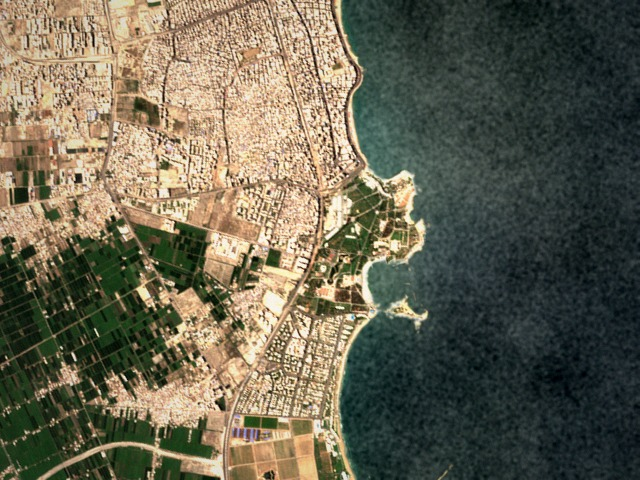
#> input picture corniche/frames/0000.jpg, 640 x 480 px; its folder holds only this picture in this run
$ python bonus_camera.py ../corniche/frames/0000.jpg   (older library calls are emulated)
#> lines starting #> are read from the running program, lines starting #| are printed output that depends on the picture; after the words box and inside, x2 and y2 are one past the last pixel; in counts of white or black regions, pixels touching at a corner belong together
### code/utils.py
"""Helpers used by every part. Already written: use them as they are.

Conventions used in every file:
    points       (N, 2) float arrays of (x, y) pixel coordinates.
    transforms   (3, 3) float arrays acting on homogeneous pixels, normalized so that T[2, 2] = 1.
    F            a list with one (keypoints, descriptors) pair per frame, as returned by features().
"""
import os, glob
import numpy as np, cv2


def load_frames(flight_dir, color=False):
    """Load every frame of a flight, in flight order.

    Args:
        flight_dir: path to a flight folder, the one that contains frames/.
        color: True for BGR color images, False for grayscale.

    Returns:
        A list of uint8 images, (H, W) in grayscale or (H, W, 3) in color.
    """
#> called with flight_dir = '../corniche/frames/0000.jpg', color = False
    files = sorted(glob.glob(os.path.join(flight_dir, 'frames', '*.jpg')) +
                   glob.glob(os.path.join(flight_dir, 'frames', '*.png')))
    return [cv2.imread(f, cv2.IMREAD_COLOR if color else cv2.IMREAD_GRAYSCALE) for f in files]


def apply(T, p):
    """Apply a transform to points.

    Args:
        T: (3, 3) transform.
        p: (N, 2) points.

    Returns:
        (N, 2) transformed points.
    """
    ph = np.c_[p, np.ones(len(p))] @ T.T
    return ph[:, :2] / ph[:, 2:]


# ------------------------------------------------------------------ for the part scripts
HERE = os.path.dirname(os.path.abspath(__file__))
DATA = os.path.normpath(os.path.join(HERE, '..'))       # the flights sit next to this code folder


def flight(name):
    """Path of a flight folder.

    Args:
        name: 'corniche', 'loop', 'lost_at_sea' or 'vpair'.

    Returns:
        The path of that flight's folder, next to the code folder.
    """
    return os.path.join(DATA, name)


def results_dir(part):
    """The folder a part script writes its figures and tables to, created if needed.

    Args:
        part: 'part1', 'part2', 'part3' or 'part4'.

    Returns:
        The path of results/<part>/, next to the code folder.
    """
    d = os.path.join(DATA, 'results', part)
    os.makedirs(d, exist_ok=True)
    return d


# [18 lines left out: function table, not called in this run]


def run(main):
    """Run a part script, and stop with a message naming the TODO if it reaches one you have not filled in.

    Args:
        main: the script's main() function.
    """
    import sys
    try:
        main()
#> in main, `imgs = utils.load_frames(path)`: imgs = 1 item
    except NotImplementedError as e:
        print(f'\nStopped: {e}.')
        print('Fill in that TODO (python check.py tells you when it works), then run this script again.')
        sys.exit(1)

### code/features.py
"""Part 1: Harris corners (Q1.1), patch descriptors and matching (Q1.2).

You fill in the blocks marked TODO. Everything else already runs.
Check your work with:  python check.py 1.1   and   python check.py 1.2
"""
import numpy as np, cv2


# ===================================================================== Q1.1 Harris corners
def harris_response(img, sd=1.0, si=2.0, k=0.05):
    """Harris corner response of every pixel.

    Args:
        img: (H, W) image.
        sd: sigma of the derivative-of-Gaussian filters.
        si: sigma of the Gaussian window that sums Ix^2, Iy^2 and IxIy.
        k: the Harris constant, between 0.04 and 0.06.

    Returns:
        (H, W) float32 array R = det(M) - k * trace(M)^2.
    """
#> called with sd = 1, si = 2, k = 0.05
    img = img.astype(np.float32)
    # ---------------------------------------------------------------- TODO 1.1a ----
    # 1. Ix, Iy: blur with a Gaussian of sigma sd, then differentiate (cv2.GaussianBlur, cv2.Sobel).
    # 2. The entries of M: Ix*Ix, Iy*Iy and Ix*Iy, each blurred with a Gaussian of sigma si.
    # 3. R = det(M) - k * trace(M)^2, for every pixel at once.
    b = cv2.GaussianBlur(img, (0, 0), sd)
    Ix = cv2.Sobel(b, cv2.CV_32F, 1, 0, ksize=3)
    Iy = cv2.Sobel(b, cv2.CV_32F, 0, 1, ksize=3)
    Ixx, Iyy, Ixy = (Ix * Ix).astype(np.float64), (Iy * Iy).astype(np.float64), (Ix * Iy).astype(np.float64)
    Sxx = cv2.GaussianBlur(Ixx, (0, 0), si)
    Syy = cv2.GaussianBlur(Iyy, (0, 0), si)
    Sxy = cv2.GaussianBlur(Ixy, (0, 0), si)
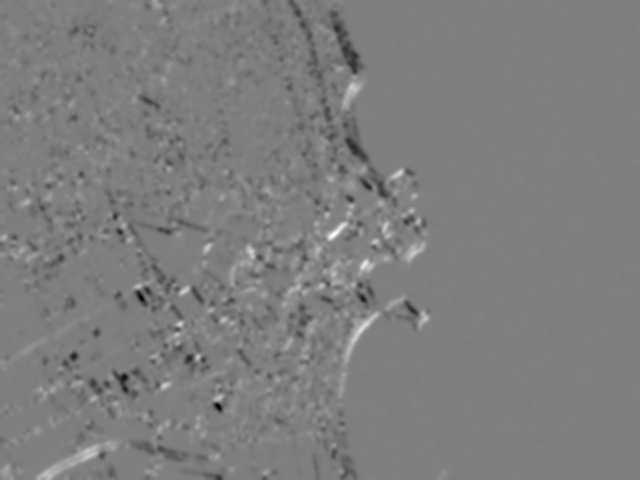
#> Sxy: shape (480, 640) float64; min -43795.3, max 44027, mean -307.9; drawn with min black and max white
    det = Sxx * Syy - Sxy ** 2
    tr = Sxx + Syy
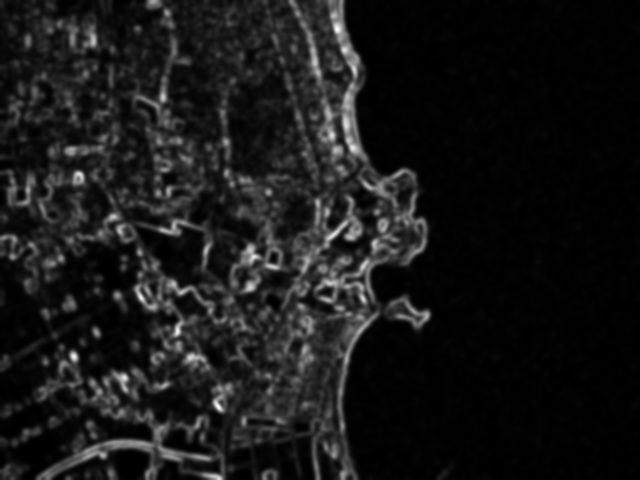
#> tr: shape (480, 640) float64; min 22.81, max 102426.3, mean 9883.9; drawn with min black and max white
    return (det - k * tr ** 2).astype(np.float32)
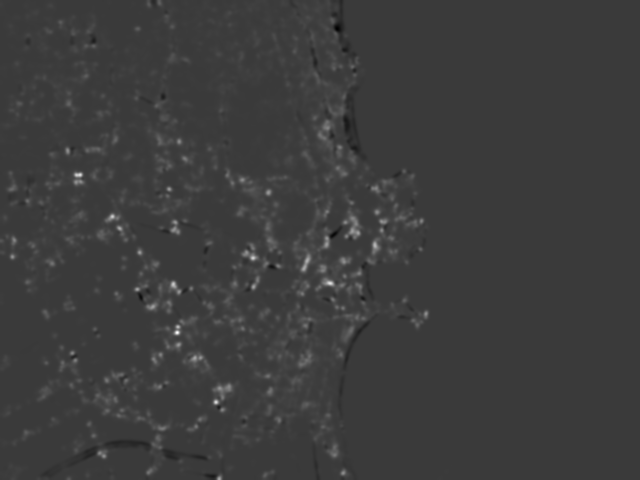
#> returned value: shape (480, 640) float32; min -447969280, max 1.51e+09, mean 21416418; drawn with min black and max white
    # ---------------------------------------------------------------- end TODO -----


def detect(img, total=1000, grid=(6, 8), rel_thresh=1e-3):
    """Harris corners spread over the whole frame.

    Args:
        img: (H, W) image.
        total: about how many corners to keep.
        grid: (rows, columns) of the grid the corners are spread over.
        rel_thresh: keep only maxima with R above rel_thresh * max(R).

    Returns:
        (N, 2) corner positions (x, y).
    """
    R = harris_response(img)
    # ---------------------------------------------------------------- TODO 1.1b ----
    # Find the candidate corners: pixels whose R is the largest in their 3 x 3 neighborhood (cv2.dilate helps)
    # and above rel_thresh * R.max(). Set xs, ys (their columns and rows) and scores (their R).
    dil = cv2.dilate(R, np.ones((3, 3), np.uint8))               # max of R over each 3 x 3 neighborhood
    mask = (R >= dil) & (R > rel_thresh * R.max())
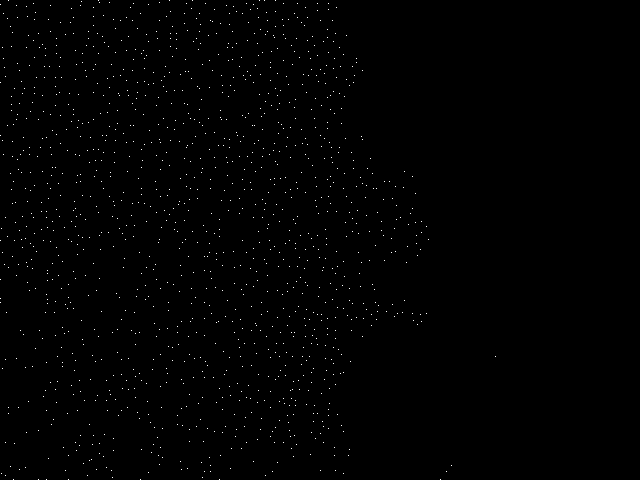
#> mask: shape (480, 640) bool; 0.46% white in thin lines or dots, all inside (x1, y1, x2, y2) = (0, 0, 496, 480)
    ys, xs = np.nonzero(mask)
#> ys = 1424 values from 0 to 479; xs = 1424 values, max 495 at index 1141, min 0 at index 20, mean 197.7
    scores = R[ys, xs]
#> scores = 1424 values, max 1.51e+09 at index 1080, min 1514967.2 at index 930, mean 133592168
    # ---------------------------------------------------------------- end TODO -----
    return spread_corners(xs, ys, scores, img.shape[:2], total, grid)


def spread_corners(xs, ys, scores, shape, total=1000, grid=(6, 8)):
    """Keep the strongest corners of each grid cell, so the corners cover the whole frame.

    Args:
        xs: (M,) x of the candidate corners.
        ys: (M,) y of the candidate corners.
        scores: (M,) their Harris response R.
        shape: (height, width) of the frame.
        total: about how many corners to keep in all.
        grid: (rows, columns) of the grid.

    Returns:
        (N, 2) corner positions (x, y), N <= total.
    """
#> called with xs = array of shape (1424,), ys = array of shape (1424,), scores = array of shape (1424,), shape = (480, 640), total = 1000, grid = (6, 8)
    xs, ys, scores = np.asarray(xs), np.asarray(ys), np.asarray(scores)
#> ys = 1424 values from 0 to 479
    H, W = shape
    gy, gx = grid
    cell = np.minimum(ys * gy // H, gy - 1).astype(int) * gx + np.minimum(xs * gx // W, gx - 1).astype(int)
#> cell = 1424 values, max 45 at index 1392, min 0 at index 0, mean 20.17
    per_cell = max(1, total // (gy * gx))
    keep = []
    for c in np.unique(cell):
        sel = np.where(cell == c)[0]
        keep += list(sel[np.argsort(-scores[sel])][:per_cell])
#> this loop made 35 passes
#> c on passes 6 to 13: 8, 9, 10, 11, 12, 16, 17, 18
#> after the loop, keep = 629 values, max 1423 at index 627, min 10 at index 20, mean 774.3
    return np.c_[xs[keep], ys[keep]].astype(float).reshape(-1, 2)


# ===================================================================== Q1.2 descriptors and matching
def describe(img, kps, oriented=True, sigma_ori=4.5, spacing=5, n=8):
    """Patch descriptors around corners: an n x n grid of samples, `spacing` pixels apart (a 40 x 40 window),
    normalized to zero mean and unit standard deviation. With oriented=True the grid is turned to the direction
    of the smoothed gradient at the corner, as in the oriented patches of MOPS (here at a single scale).

    Args:
        img: (H, W) image.
        kps: (N, 2) corner positions from detect().
        oriented: turn each grid to the gradient direction at its corner.
        sigma_ori: sigma of the Gaussian that smooths the gradients used for that direction.
        spacing: pixels between samples.
        n: samples per side.

    Returns:
        keypoints: (M, 2) the corners kept, M <= N (corners whose window leaves the image are dropped).
        descriptors: (M, n * n) float32, in the same order as keypoints.
    """
#> called with kps = array of shape (629, 2), oriented = True, sigma_ori = 4.5, spacing = 5, n = 8
    b = cv2.GaussianBlur(img.astype(np.float32), (0, 0), 2.0)                 # the image the patches sample
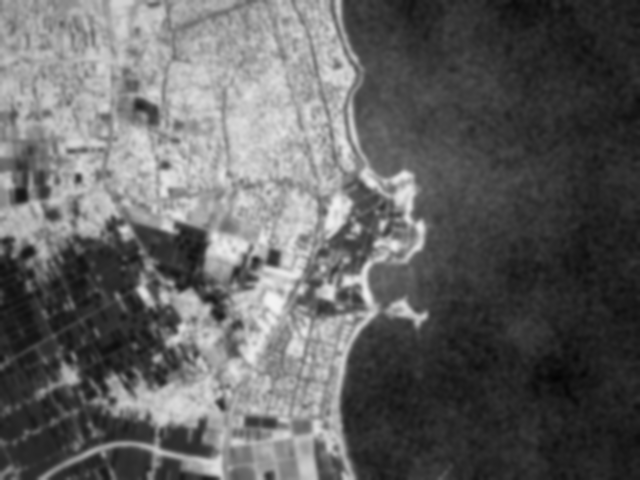
#> b: shape (480, 640) float32; min 4.69, max 242.9, mean 98.7
    gx = cv2.GaussianBlur(cv2.Sobel(b, cv2.CV_32F, 1, 0), (0, 0), sigma_ori)  # smoothed gradients, which give
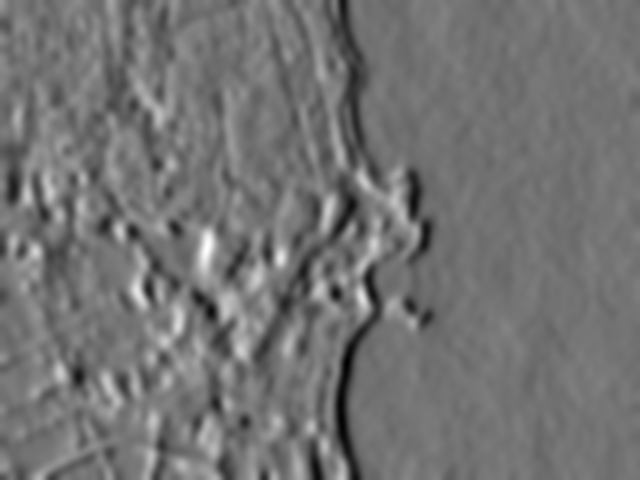
#> gx: shape (480, 640) float32; min -87.35, max 103.6, mean -0.9; drawn with min black and max white
    gy = cv2.GaussianBlur(cv2.Sobel(b, cv2.CV_32F, 0, 1), (0, 0), sigma_ori)  # each corner its direction
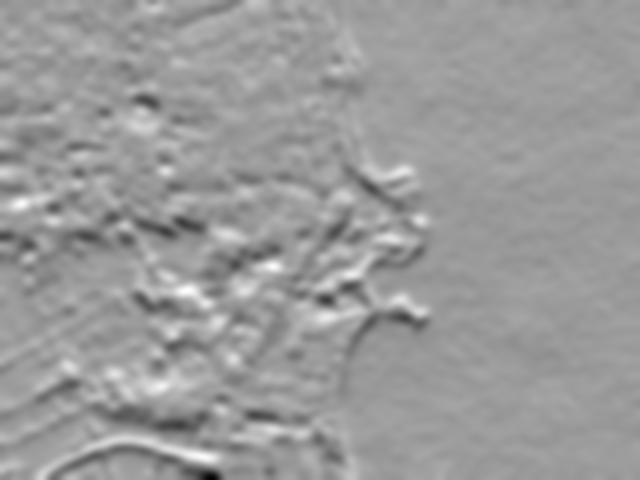
#> gy: shape (480, 640) float32; min -139.3, max 89.11, mean -0.6; drawn with min black and max white
    u = (np.arange(n) - (n - 1) / 2) * spacing
    U, V = np.meshgrid(u, u)               # the sample offsets of an upright grid centered on (0, 0)
    h, w = b.shape
    r = spacing * n / 2 * 1.42             # half-diagonal of the window: keep corners at least this far in
    keep, desc = [], []
    for x, y in kps:
        if x < r or y < r or x >= w - r or y >= h - r:
            continue
        # ------------------------------------------------------------ TODO 1.2a ----
        # theta: the angle of the smoothed gradient (gx, gy) at the corner if oriented, else 0. x and y are
        # floats: convert them to int to index gx and gy.
        # X, Y: (n, n) float32 sample positions: the offsets (U, V) rotated by theta, plus (x, y).
        xi, yi = int(round(x)), int(round(y))
        theta = float(np.arctan2(gy[yi, xi], gx[yi, xi])) if oriented else 0.0
        c, s = np.cos(theta), np.sin(theta)
        X = (c * U - s * V + x).astype(np.float32)
        Y = (s * U + c * V + y).astype(np.float32)
        # ------------------------------------------------------------ end TODO -----
        patch = cv2.remap(b, X, Y, cv2.INTER_LINEAR).ravel()               # bilinear samples at (X, Y)
        # ------------------------------------------------------------ TODO 1.2b ----
        # Normalize the patch to zero mean and unit standard deviation (guard against a std of 0).
        sd_ = patch.std()
        if sd_ < 1e-3:                                  # a perfectly flat patch carries no information
            continue
        patch = (patch - patch.mean()) / sd_
        # ------------------------------------------------------------ end TODO -----
        keep.append((x, y)); desc.append(patch)
#> this loop made 629 passes
#> (x, y, xi, yi, theta, c, s, sd_) on passes 2 to 4: (73, 33, 73, 33, 2.15, -0.546, 0.838, 17.18), (50, 31, 50, 31, 1.72, -0.152, 0.988, 14.74), (44, 77, 44, 77, 1.5, 0.0757, 0.997, 14.02)
#> (the rest of the program and of its run is left out)
